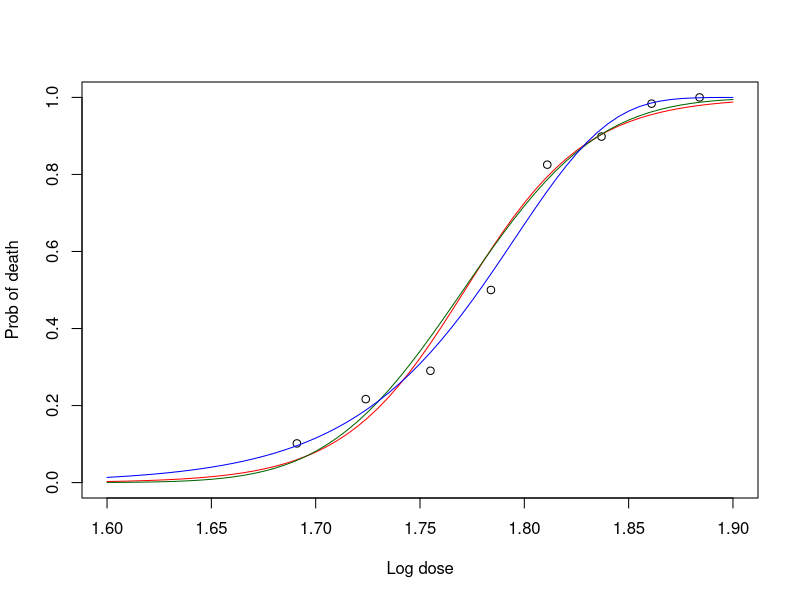

R code for this plot:
beetles <- read.table("Beetles2.dat", header=TRUE)
attach(beetles)

logitmod <- glm(cbind(dead, n-dead)~logdose, family=binomial)
summary(logitmod)
logitmod$coefficients

probitmod <- glm(cbind(dead,n-dead)~logdose,family=binomial(link=probit))
loglogmod <- glm(cbind(dead,n-dead)~logdose,family=binomial(link=cloglog))

plot(dead/n~logdose,xlim=c(1.6,1.9),ylim=c(0,1),xlab="Log dose",ylab="Prob of death")
x <- seq(from=1.6,to=1.9,by=0.005)

lines(x,exp(coef(logitmod)[1]+coef(logitmod)[2]*x)/(1+exp(coef(logitmod)[1]+coef(logitmod)[2]*x)),col="red")
lines(x,pnorm(coef(probitmod)[1]+coef(probitmod)[2]*x),col="darkgreen")
lines(x,1-exp(-exp(coef(loglogmod)[1]+coef(loglogmod)[2]*x)),col="blue")

exp(coef(logitmod)[1]+coef(logitmod)[2]*logdose)/(1+exp(coef(logitmod)[1]+coef(logitmod)[2]*logdose))
pnorm(coef(probitmod)[1]+coef(probitmod)[2]*logdose)
1-exp(-exp(coef(loglogmod)[1]+coef(loglogmod)[2]*logdose))

logitmod$aic
probitmod$aic
loglogmod$aic
